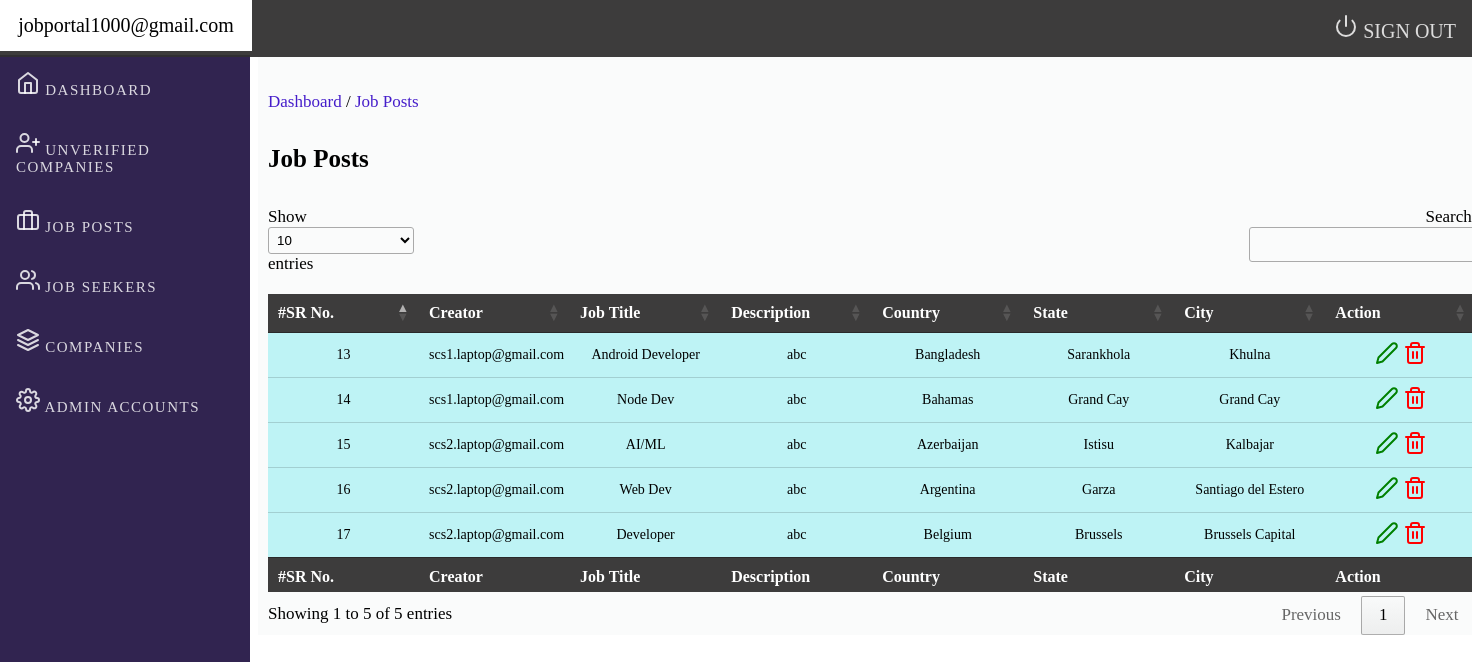
The page /admin/job.php (signed in) on the database its author committed.
### tables this page shows
CREATE TABLE `jobs` (
  `job_id` int NOT NULL,
  `creator_email` varchar(100) NOT NULL,
  `job_title` varchar(100) NOT NULL,
  `description` varchar(200) NOT NULL,
  `country` varchar(50) NOT NULL,
  `state` varchar(50) NOT NULL,
  `city` varchar(50) NOT NULL,
  `openings` int NOT NULL,
  `salary` bigint NOT NULL
);

### admin/job.php (the view, shortened to what this page needs)
<?php
include('include/header.php');
include('include/sidebar.php');
$conn = mysqli_connect('localhost', 'root', '', 'job_portal');
$query = mysqli_query($conn, "select * from admin_login where
admin_email='{$_SESSION['email']}'");
if (mysqli_num_rows($query) > 0) {
?>
    <p><a href="dashboard.php">Dashboard</a>&nbsp;/&nbsp;<a href="job.php">Job Posts</a></p>
    <div class="row">
        <div class="col">
            <h1 class="page-header" style="font-size: 25px;">
                Job Posts
            </h1>
        </div>
    </div>
    <div class="table-div">
        <table id="example" class="row-border hover">
            <thead>
                <tr>
                    <th>#SR No.</th>
                    <th>Creator</th>
                    <th>Job Title</th>
                    <th>Description</th>
                    <th>Country</th>
                    <th>State</th>
                    <th>City</th>
                    <th>Action</th>
                </tr>
            </thead>
            <tbody>
                <?php
                include('connection/db.php');
                $query = mysqli_query($conn, "select * from jobs");
                while ($row = mysqli_fetch_array($query)) {
                ?>
                    <tr>
                        <td><?php echo $row['job_id'] ?></td>
                        <td><?php echo $row['creator_email'] ?></td>
                        <td><?php echo $row['job_title'] ?></td>
                        <td><?php echo $row['description'] ?></td>
                        <td><?php echo $row['country'] ?></td>
                        <td><?php echo $row['state'] ?></td>
                        <td><?php echo $row['city'] ?></td>
                        <td>
                            <div class="row">
                                <div class="btn-group">
                                    <a href="job_edit.php?id=<?php echo $row['job_id'] ?>"><span class="success" data-feather="edit-2"></span></a>
                                    <a href="job_delete.php?del=<?php echo $row['job_id'] ?>"><span class="danger" data-feather="trash-2"></span></a>
                                </div>
                            </div>
                        </td>
                    </tr>
                <?php } ?>
            </tbody>
            <tfoot>
                <tr>
                    <th>#SR No.</th>
                    <th>Creator</th>
                    <th>Job Title</th>
                    <th>Description</th>
                    <th>Country</th>
                    <th>State</th>
                    <th>City</th>
                    <th>Action</th>
                </tr>
            </tfoot>
        </table>
    </div>
    </div>
    </div>
    </div>
<?php
}
?>
</body>
</html>

### admin/css/admin_dashboard.css (style rules this page uses)
#example { table-layout: fixed; width: 100%; padding-top: 20px; border: none; }
.table-div { width: 83%; }
body { background-color: #ffffff; ; font-size: 17px; font-family: Raleway-SemiBold; overflow-x: hidden; }
table { border-collapse: collapse; border-spacing: 0; width: 100%; border: 1px solid #ddd; }
td { font-size: 14px; text-align: center; padding: 16px; background-color: rgba(165, 240, 243, 0.705);; }
th { font-size: 16px; text-align: center; padding: 16px; background-color: rgba(49, 47, 47, 0.938); color: white; }
.success { color: green; }
.danger { color: red; }
a { text-decoration: none; color: rgb(69, 29, 202); }

### rows shown on the page
jobs: job_id "13", creator_email "scs1.laptop@gmail.com", job_title "Android Developer", description "abc", country "Bangladesh", state "Sarankhola", city "Khulna"
jobs: job_id "14", creator_email "scs1.laptop@gmail.com", job_title "Node Dev", description "abc", country "Bahamas", state "Grand Cay", city "Grand Cay"
jobs: job_id "15", creator_email "scs2.laptop@gmail.com", job_title "AI/ML", description "abc", country "Azerbaijan", state "Istisu", city "Kalbajar"
jobs: job_id "16", creator_email "scs2.laptop@gmail.com", job_title "Web Dev", description "abc", country "Argentina", state "Garza", city "Santiago del Estero"
jobs: job_id "17", creator_email "scs2.laptop@gmail.com", job_title "Developer", description "abc", country "Belgium", state "Brussels", city "Brussels Capital"

### other values the page prints
$_SESSION['email'] "jobportal1000@gmail.com"
